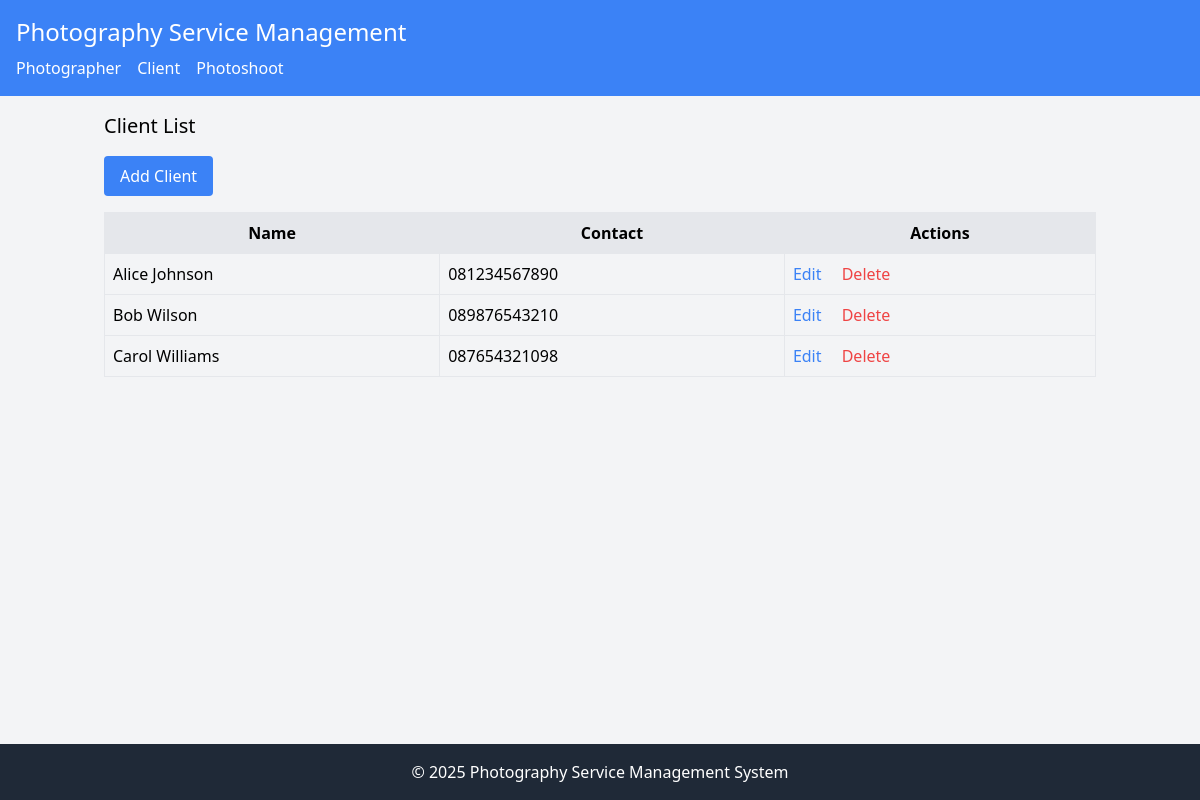
The app's page /index.php?entity=client with its own data.
### tables this page shows
CREATE TABLE client (
    id INT AUTO_INCREMENT PRIMARY KEY,
    name VARCHAR(100) NOT NULL,
    contact VARCHAR(100) NOT NULL
);

### model/Client.php (called while the page is built, shortened)
<?php
require_once 'config/Database.php';
class Client {
    private $conn;
    private $table = 'client';
    public function __construct() {
        $database = new Database();
        $this->conn = $database->getConnection();
    }
    public function getAll() {
        $query = "SELECT * FROM " . $this->table;
        $stmt = $this->conn->prepare($query);
        $stmt->execute();
        return $stmt->fetchAll(PDO::FETCH_ASSOC);
    }
}
?>

### config/Database.php (called while the page is built, shortened)
<?php
class Database {
    private $host = "localhost";
    private $username = "root";
    private $password = "";
    private $database = "photography_system";
    public function getConnection() {
        $this->conn = null;
        try {
            $this->conn = new PDO("mysql:host=" . $this->host . ";dbname=" . $this->database, $this->username, $this->password);
            $this->conn->setAttribute(PDO::ATTR_ERRMODE, PDO::ERRMODE_EXCEPTION);
        } catch(PDOException $e) {
            echo "Connection error: " . $e->getMessage();
        }
        return $this->conn;
    }
}
?>

### viewmodel/ClientViewModel.php (called while the page is built, shortened)
<?php
require_once 'model/Client.php';
class ClientViewModel {
    private $client;
    public function __construct() {
        $this->client = new Client();
    }
    public function getClientList() {
        return $this->client->getAll();
    }
}
?>

### views/client_list.php (the view)
<?php
require_once 'views/template/header.php';
?>
<h2 class="text-xl mb-4">Client List</h2>
<a href="index.php?entity=client&action=add" class="bg-blue-500 text-white px-4 py-2 rounded mb-4 inline-block">Add Client</a>
<table class="w-full border">
    <tr class="bg-gray-200">
        <th class="border p-2">Name</th>
        <th class="border p-2">Contact</th>
        <th class="border p-2">Actions</th>
    </tr>
    <?php foreach ($clientList as $client): ?>
    <tr>
        <td class="border p-2"><?php echo htmlspecialchars($client['name']); ?></td>
        <td class="border p-2"><?php echo htmlspecialchars($client['contact']); ?></td>
        <td class="border p-2">
            <a href="index.php?entity=client&action=edit&id=<?php echo $client['id']; ?>" class="text-blue-500 hover:text-blue-700 mr-2">Edit</a>
            <a href="index.php?entity=client&action=delete&id=<?php echo $client['id']; ?>" class="text-red-500 ml-2" onclick="return confirm('Are you sure?');">Delete</a>
        </td>
    </tr>
    <?php endforeach; ?>
</table>
<?php
require_once 'views/template/footer.php';
?>

### records on screen
client: name "Alice Johnson", contact "081234567890"
client: name "Bob Wilson", contact "089876543210"
client: name "Carol Williams", contact "087654321098"
